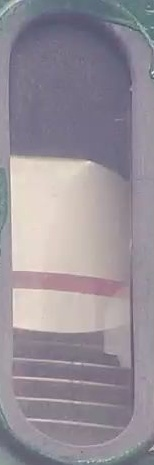
%> input picture 2.jpg, 154 x 465 px
$ octave --eval "result = ismetalin(imread('2.jpg'));"   (GNU Octave 9; MATLAB toolbox functions it lacks are replaced by stand-ins)
%> lines starting %> are read from the running program, lines starting %| are printed output that depends on the picture; in (x1, y1, x2, y2) boxes, pixels count from 0 and x2, y2 are one past the last pixel; in counts of white or black regions, pixels touching at a corner belong together; the program's own positions count from 1
function [line,top,centerY]=ismetalin(ImageGray)
[m,n]=size(ImageGray);
%> m = 465; n = 462
centerY=0;
top=0;
line=-1;
bw=im2bw(ImageGray,0.8*graythresh(ImageGray));
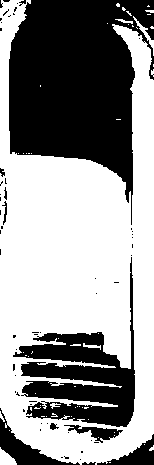
%> bw: size 465x154 logical; 58% white; 61 black regions (50 under 20 px), largest, box (x1, y1, x2, y2) and area: (9, 0, 154, 225) 19926, (13, 257, 135, 427) 7540, (0, 408, 80, 465) 1134
figure();
imshow(bw);
bw=bwareaopen(bw,round(n*m*0.0008));
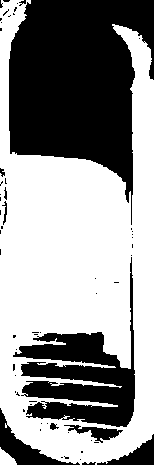
%> bw: size 465x154 logical; 57.3% white; 61 black regions (50 under 20 px), largest, box (x1, y1, x2, y2) and area: (9, 0, 154, 225) 20214, (13, 257, 135, 427) 7704, (0, 408, 80, 465) 1157
bw=bw-bwareaopen(bw,round(n*m*0.06));
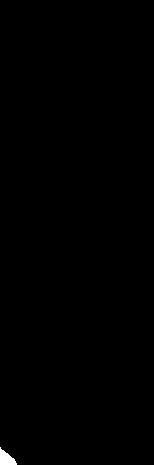
%> bw: size 465x154 double; values 0 (black) and 1 (white), 0.25% white; 1 white region
figure();
imshow(bw);
L = bwlabeln(bw);%标记块
S = regionprops(L,'BoundingBox');%统计
%> S = 1 region; box (x1, y1, x2, y2): (0, 447, 17, 465)
n=length(S);
%> n = 1
box=zeros(n,4);
for i=1:n
    box(i,:)=S(i).BoundingBox;
end
%> this loop made 1 pass
%> after the loop, box = [0.5 447.5 17 18]
bottom=box(:,2)+box(:,4);
%> bottom = 465.5
distance=zeros(length(bottom),1);
for i=1:length(bottom)
    temp=0;
    for j=1:length(bottom)
        if(bottom(j)<=bottom(i)+3&&bottom(j)>=bottom(i)-3)
            temp=temp+1;
        end
    end
    distance(i)=temp;
end
%> this loop made 1 pass
distancenew=max(distance);
%> distancenew = 1
top=10000;
if distancenew<=2
    line=-1;
else
    for i=1:length(distance)
        if distance(i)==distancenew
            if top>box(i,2)
                top=box(i,2);
                line=box(i,2)+box(i,4);
                centerY=box(i,1)+box(i,3)/2;
            end
        end
    end
end
end
% [75 lines of commented-out code are left out]

$ run again, on 圆孔10.jpg
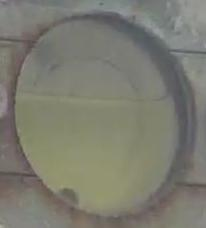
%> input picture 圆孔10.jpg, 206 x 228 px
%> in ismetalin, `bw=im2bw(ImageGray,0.8*graythresh(ImageGray));`:
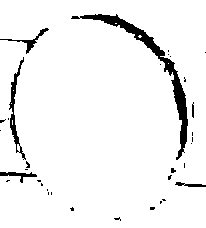
%> bw: size 228x206 logical; 94.7% white; 34 black regions (28 under 20 px), largest, box (x1, y1, x2, y2) and area: (71, 14, 188, 160) 1514, (9, 57, 26, 160) 384, (0, 28, 49, 54) 178, (0, 172, 37, 183) 146, (175, 182, 206, 187) 84, (192, 102, 194, 118) 28
%> S = 0 regions
%> in ismetalin, `n=length(S);`: n = 0
%> bottom = []
%> after the loop in ismetalin, `for i=1:length(distance)`: centerY = 0; line = -1; top = 10000
%> result = -1

$ run again, on 圆孔13.jpg
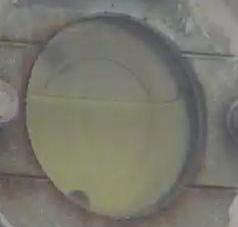
%> input picture 圆孔13.jpg, 238 x 227 px
%> in ismetalin, `bw=im2bw(ImageGray,0.8*graythresh(ImageGray));`:
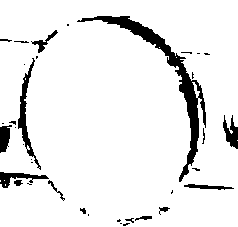
%> bw: size 227x238 logical; 92.1% white; 36 black regions (20 under 20 px), largest, box (x1, y1, x2, y2) and area: (77, 16, 206, 182) 2191, (18, 58, 41, 170) 553, (0, 172, 49, 188) 305
%> S = 0 regions
%> in ismetalin, `n=length(S);`: n = 0
%> bottom = []
%> after the loop in ismetalin, `for i=1:length(distance)`: centerY = 0; line = -1; top = 10000
%> result = -1
